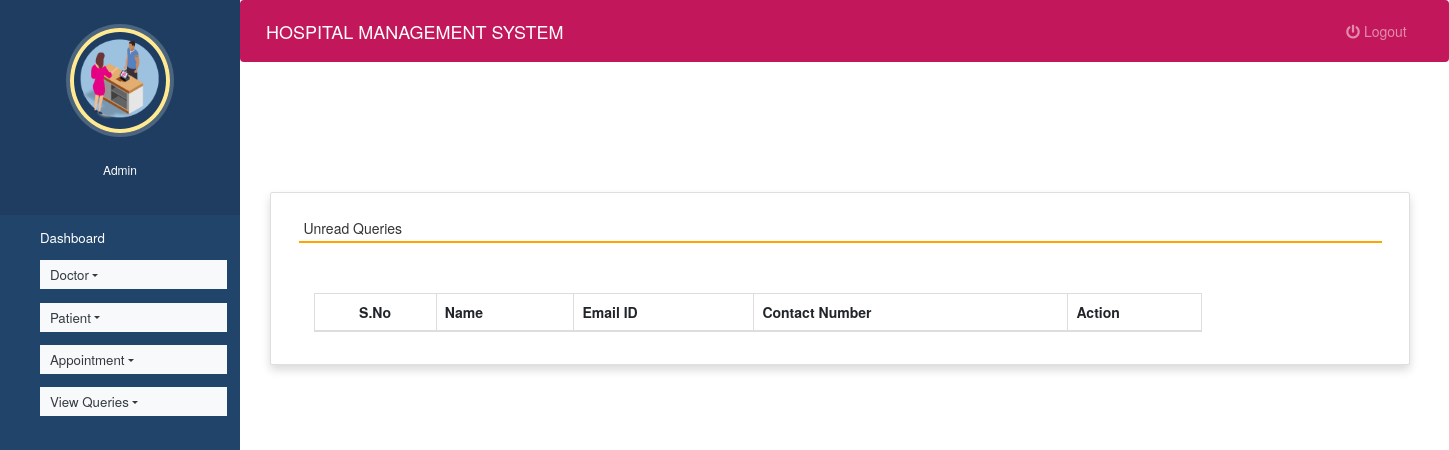
Before: /read_queries (signed in) with the older database file.
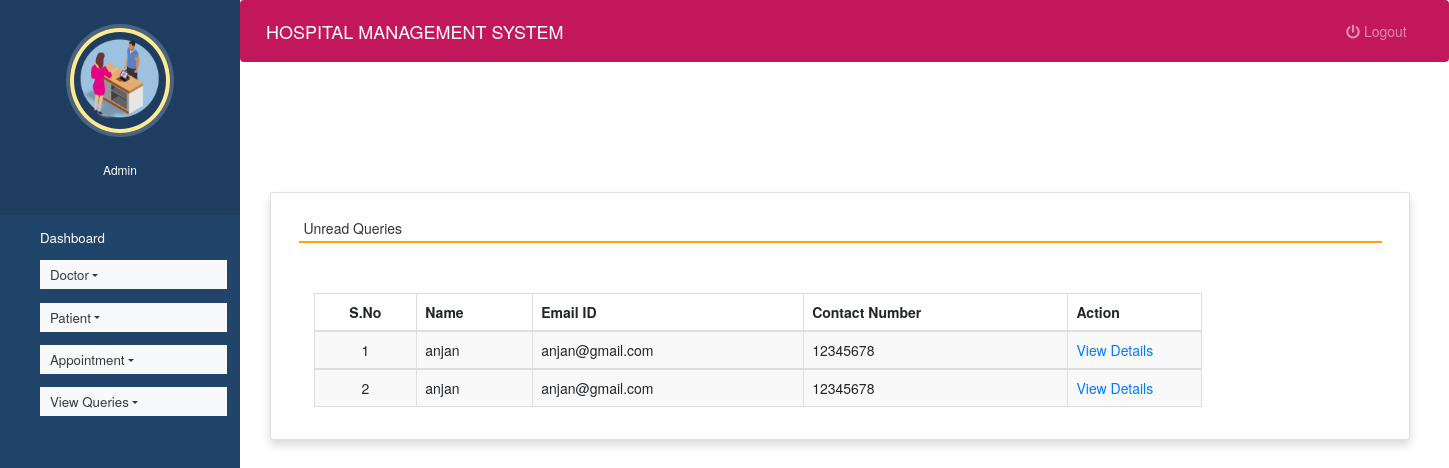
After: the same page with the newer database file.
### hospitals/models.py (models this page shows, shortened)
class Contact(models.Model):
    name = models.CharField(max_length=100, null=True)
    contact = models.CharField(max_length=15, null=True)
    email = models.CharField(max_length=50, null=True)
    subject = models.CharField(max_length=100, null=True)
    message = models.CharField(max_length=300, null=True)
    msgdate = models.DateField(null=True)
    isread = models.CharField(max_length=10,null=True)

### hospitals/views.py (the view)
# urls.py: path('read_queries', read_queries, name='read_queries'),
def read_queries(request):
    if not request.user.is_authenticated:
        return redirect('login')
    contact = Contact.objects.filter(isread="yes")
    return render(request,'unread_queries.html', locals())

### hospitals/templates/unread_queries.html (shortened to what this page needs)
{% extends 'admin_nav.html' %}
{% load static %}
{% block content %}
<head>
 <link rel="stylesheet" href="https://maxcdn.bootstrapcdn.com/bootstrap/3.4.1/css/bootstrap.min.css">
  <link rel="stylesheet" href="https://cdnjs.cloudflare.com/ajax/libs/font-awesome/4.7.0/css/font-awesome.min.css">
  <link rel="stylesheet" href="https://use.fontawesome.com/releases/v5.6.3/css/all.css">
</head>
<br><br><br><br>
<div class="container card shadow m-5">
    <div class="card-body">
        <h5 class="p-2" style="border-bottom: 2px solid orange">Unread Queries</h5>
		<div class="container mt-5">
            <table id="example" class="table table-striped table-bordered" style="width:80%">
			<thead>
                                    <tr>
                                        <th class="text-center">S.No</th>
                                        <th class="d-none d-sm-table-cell">Name</th>
                                        <th class="d-none d-sm-table-cell">Email ID</th>
                                        <th class="d-none d-sm-table-cell">Contact Number</th>
                                        <th class="d-none d-sm-table-cell" style="width: 15%;">Action</th>
                                    </tr>
                                </thead>
                                {% for i in contact %}
                                <tbody>
                                    <tr>
                                        <td class="text-center">{{forloop.counter}}</td>
                                        <td class="font-w600">{{i.name}}</td>
                                        <td class="font-w600">{{i.email}}</td>
                                        <td class="font-w600">{{i.contact}}</td>
                                        <td class="font-w600"><a href="{% url 'view_queries' i.id %}" class="text-primary">View Details</a></td>
                                    </tr>
                                        {% endfor %}
                                </tbody>
            </table>
        </div>
    </div>
</div>
{% endblock content %}

Changed rows visible on the page:
added Contact: name "anjan", email "anjan@gmail.com", contact "12345678"
added Contact: name "anjan", email "anjan@gmail.com", contact "12345678"
